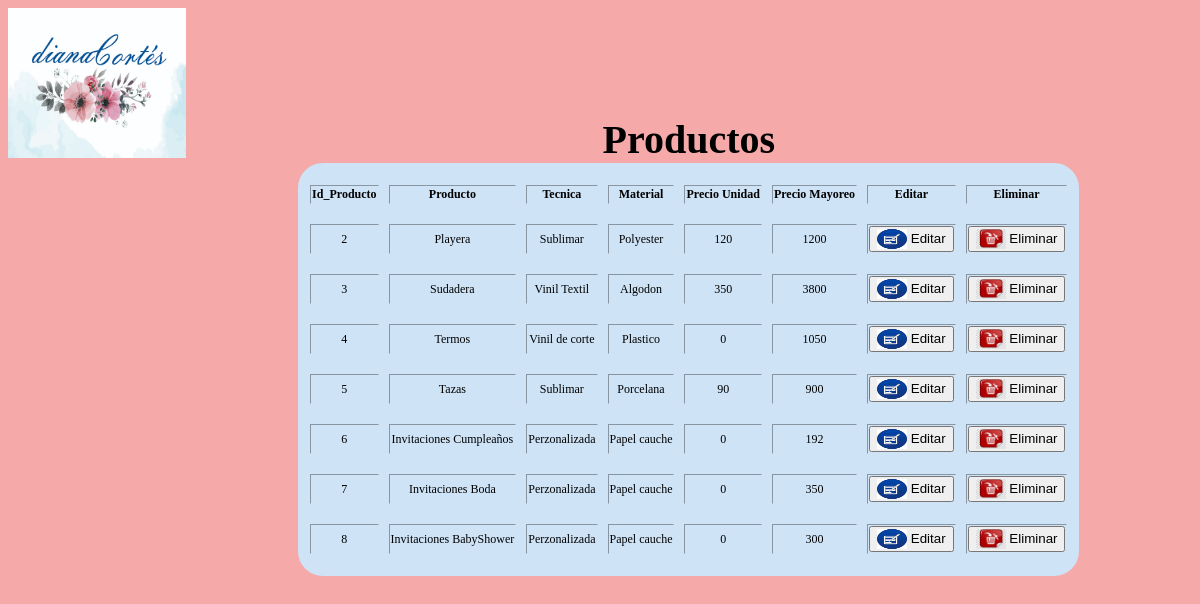
The app's page /html/productos.php with its own data.
### tables this page shows
CREATE TABLE IF NOT EXISTS `productos` (
  `id_producto` int(11) NOT NULL AUTO_INCREMENT,
  `producto` varchar(50) NOT NULL,
  `tecnica` varchar(30) NOT NULL,
  `material` varchar(20) NOT NULL,
  `precio_unidad` decimal(11,0) NOT NULL,
  `precio_mayoreo` decimal(11,0) NOT NULL,
  UNIQUE KEY `id_producto` (`id_producto`)
);

### html/productos.php (the view, shortened to what this page needs)
<?php
require 'conex.php';
$sql="SELECT * FROM productos";
$resultado = $mysqli->query($sql);
 ?>
<!DOCTYPE html>
<html lang="es">
  <head>
  </head>
  <body>
    <div class="container">
    <section class="main row">
    <article class="col-md-12 col-sm-12 col-xs-12">
    <div class="cabecera">
    <div class="logo">
    <img src="../imagenes/logo.jpg">
    </div>
<br>
<br>
<br>
<br>
<br>
<br>
<div class="row table-responsive">
  <table border="1"class="table table-striped">
     <caption style="font-size:40px"><b>Productos</b></caption>
    <thead>
      <tr>
        <th>Id_Producto</th>
        <th>Producto</th>
        <th>Tecnica</th>
        <th>Material</th>
        <th>Precio Unidad</th>
        <th>Precio Mayoreo</th>
        <th>Editar</th>
        <th>Eliminar</th>
      </tr>
  </thead>
        <tbody>
<?php while ($row = $resultado->fetch_array(MYSQLI_ASSOC))
{?>
<tr>
  <td><?php echo $row['id_producto']; ?></td>
  <td><?php echo $row['producto']; ?></td>
  <td><?php echo $row['tecnica']; ?></td>
  <td><?php echo $row['material']; ?></td>
  <td><?php echo $row['precio_unidad']; ?></td>
  <td><?php echo $row['precio_mayoreo']; ?></td>
  <td><a href="modificar_productos.php?id_producto=<?php echo $row['id_producto']; ?>"><button type="button">
  <img src="../iconos/modificar.jfif" alt="" style="vertical-align:middle;" width="30px" height="20px">
  Editar
</button></a></td>
  <td><a href="eliminar_productos.php?id_producto=<?php echo $row['id_producto']; ?>" >
  <button type="button">
  <img src="../iconos/eliminar.jpg" alt="" style="vertical-align:middle;" width="30px" height="20px">
  Eliminar
  </button></a></td>
</tr>
<?php } ?>
</tbody>
  </table>
</div>
  </body>
</html>

### html/productos.php (style rules this page uses)
body { background:#F5A9A9; }
table { background: #CEE3F6; border: solid 2px #CEE3F6; border-radius: 25px; font-size: 12px; border-spacing: 10px 20px; border-collapse: separate; text-align:center; margin: 0 auto; }
td { background: #CEE3F6; }
.logo>img { width:15%; height:150px; float: left; }

### records on screen
productos: id_producto "2", producto "Playera", tecnica "Sublimar", material "Polyester", precio_unidad "120", precio_mayoreo "1200"
productos: id_producto "3", producto "Sudadera", tecnica "Vinil Textil", material "Algodon", precio_unidad "350", precio_mayoreo "3800"
productos: id_producto "4", producto "Termos", tecnica "Vinil de corte", material "Plastico", precio_unidad "0", precio_mayoreo "1050"
productos: id_producto "5", producto "Tazas", tecnica "Sublimar", material "Porcelana", precio_unidad "90", precio_mayoreo "900"
productos: id_producto "6", producto "Invitaciones Cumpleaños", tecnica "Perzonalizada", material "Papel cauche", precio_unidad "0", precio_mayoreo "192"
productos: id_producto "7", producto "Invitaciones Boda", tecnica "Perzonalizada", material "Papel cauche", precio_unidad "0", precio_mayoreo "350"
productos: id_producto "8", producto "Invitaciones BabyShower", tecnica "Perzonalizada", material "Papel cauche", precio_unidad "0", precio_mayoreo "300"
